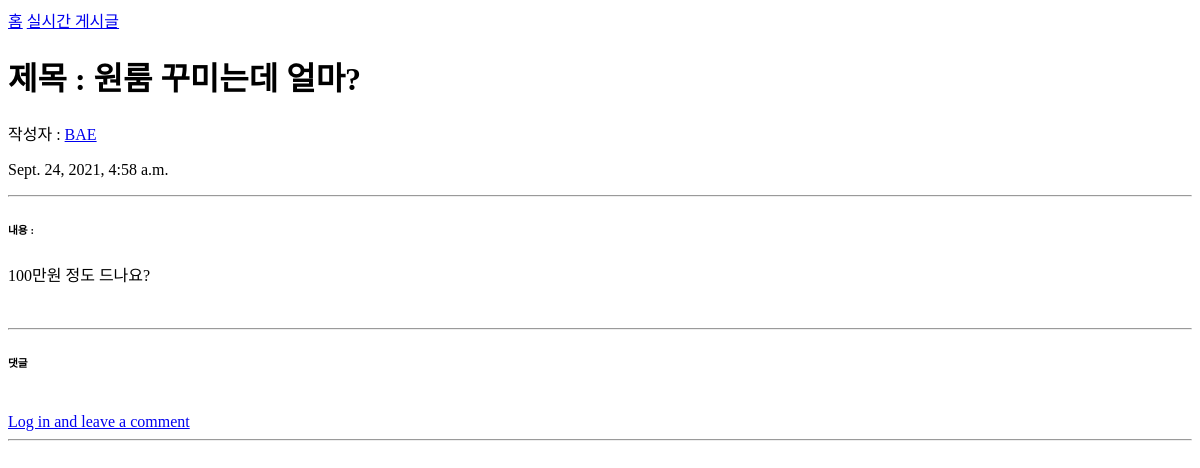
/blog/12/, run on an earlier commit of the app's database.
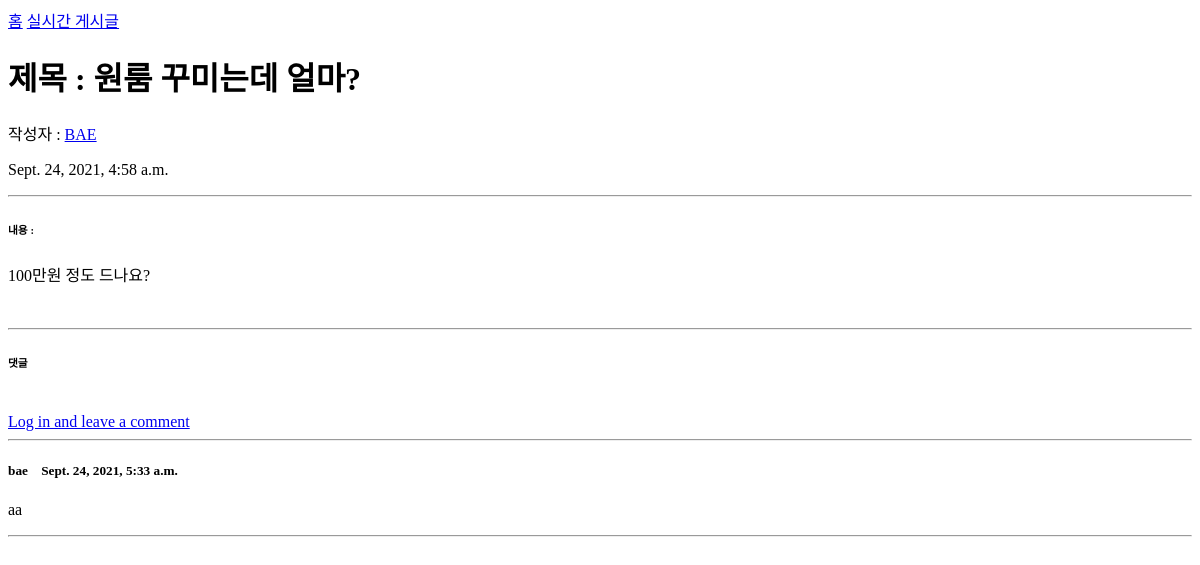
And on a later commit of the database.
### blog/models.py (models this page shows, shortened)
class Comment(models.Model):
    post = models.ForeignKey(Post, on_delete=models.CASCADE)
    author = models.ForeignKey(User, on_delete=models.CASCADE)
    content = models.TextField()
    created_at = models.DateTimeField(auto_now_add=True)
    modified_at = models.DateTimeField(auto_now=True)

### blog/views.py (the view)
# urls.py: path('<int:pk>/', views.PostDetail.as_view()),
class PostDetail(DetailView):
    model = Post
    def get_context_data(self, **kwargs):
        context = super(PostDetail, self).get_context_data()
        context['comment_form']=CommentForm
        return context

### blog/templates/blog/post_detail.html (shortened to what this page needs)
{% load crispy_forms_tags%}
<!DOCTYPE html>
<html lang="en">
<head>
</head>
<body>
    <nav>
        <a href="/">홈</a>
        <a href="/blog/">실시간 게시글</a>
    </nav>
    <h1>제목 : {{post.title}}</h1>
    작성자 : <a href="#">{{post.author|upper}}</a>
    <p>{{post.created_at}}</p>
    <hr>
    <h6>내용 : </h6>
    <p>{{post.content}}</p>
    <br>
    <hr>
    <h6>댓글</h6>
    <br> {% if user.is_authenticated %}
    <form id="comment-form" method="POST" action="{{ post.get_absolute_url }}new_comment/">
        {% csrf_token %}
        <div class="form-group">
            {{ comment_form | crispy }}
        </div>
        <button type="submit">Submit</button>
    </form>
    {%else %}
    <a role="button" href="#" data-toggle="modal" data-target="#loginModal">Log in and leave a comment</a> {% endif %}
    <hr> {% if post.comment_set.exists %} {% for comment in post.comment_set.iterator %}
    <div id="comment-{{comment.pk}}">
        <h5 class="mt-0">
            {{ comment.author.username }} &nbsp;&nbsp;
            <small class="text-muted"></small>{{ comment.created_at }}</small>
        </h5>
        <p>{{ comment.content | linebreaks }}</p>
        <hr>
    </div>
    {% endfor %} {% endif %}
</body>
</html>

What changed in the data, as far as the page shows it:
added Comment: author.username "bae", created_at "Sept. 24, 2021, 5:33 a.m.", content "aa"
